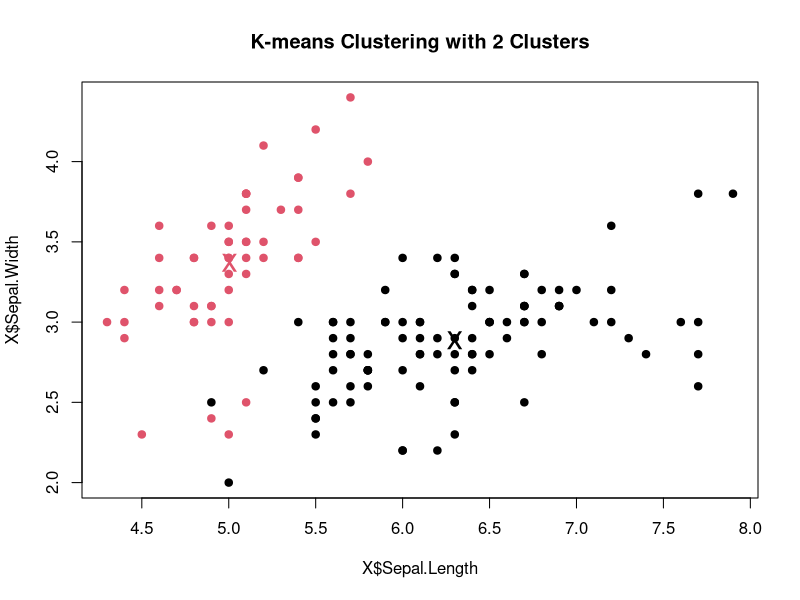

Reproduce this figure in R.

  
  # Load the Iris dataset
  data(iris)

# Perform K-means clustering
numClusters <- 2
X <- iris[, c('Sepal.Length', 'Sepal.Width', 'Petal.Length', 'Petal.Width')]
kmeans_model <- kmeans(X, centers = numClusters)

# Visualize the clusters
plot(X$Sepal.Length, X$Sepal.Width, col = kmeans_model$cluster, pch = 19, 
     main = paste('K-means Clustering with', numClusters, 'Clusters'))
points(kmeans_model$centers[, c('Sepal.Length', 'Sepal.Width')], 
       col = 1:numClusters, pch = 'x', cex = 2)